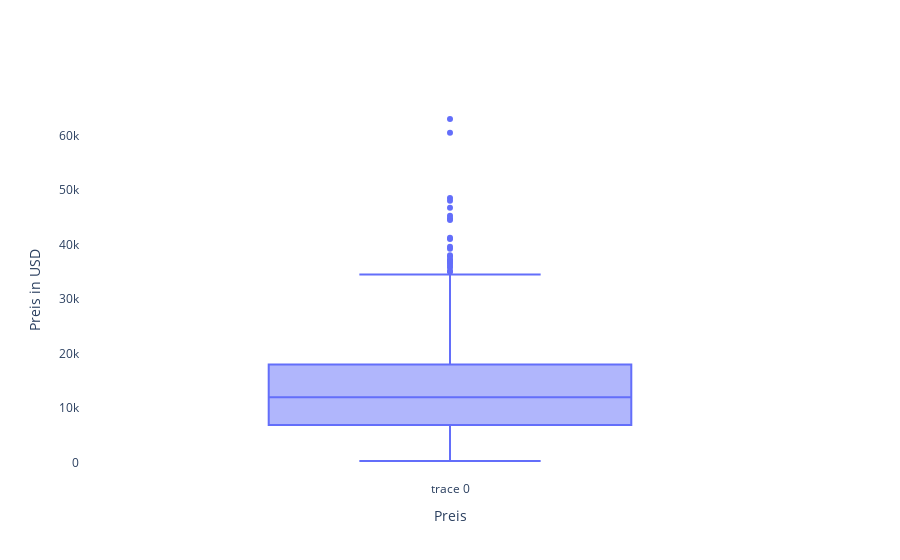

Here is the notebook cell this chart was saved with:
### Markdown cell above
Damit die Verhältnisse besser eingesehen werden können wird zusätzlich noch ein Boxplot erstellt.

### Code cell
# Boxplot für die Variable "price"
fig = go.Figure(data=[go.Box(y=df_sample["price"])])
fig.update_layout(
    xaxis_title="Preis",
    yaxis_title="Preis in USD",
    plot_bgcolor="white")
fig.show()

### Figure 1 — Plotly figure (JSON) as saved in the notebook; plotly's stock layout.template omitted (floating-point values rounded to 4 significant figures; data arrays with more than 128 entries replaced by an {"elided": "..."} marker saying what was removed)
{"data": [{"type": "box", "y": {"elided": "1000 int values"}}], "layout": {"plot_bgcolor": "white", "xaxis": {"title": {"text": "Preis"}}, "yaxis": {"title": {"text": "Preis in USD"}}}}
